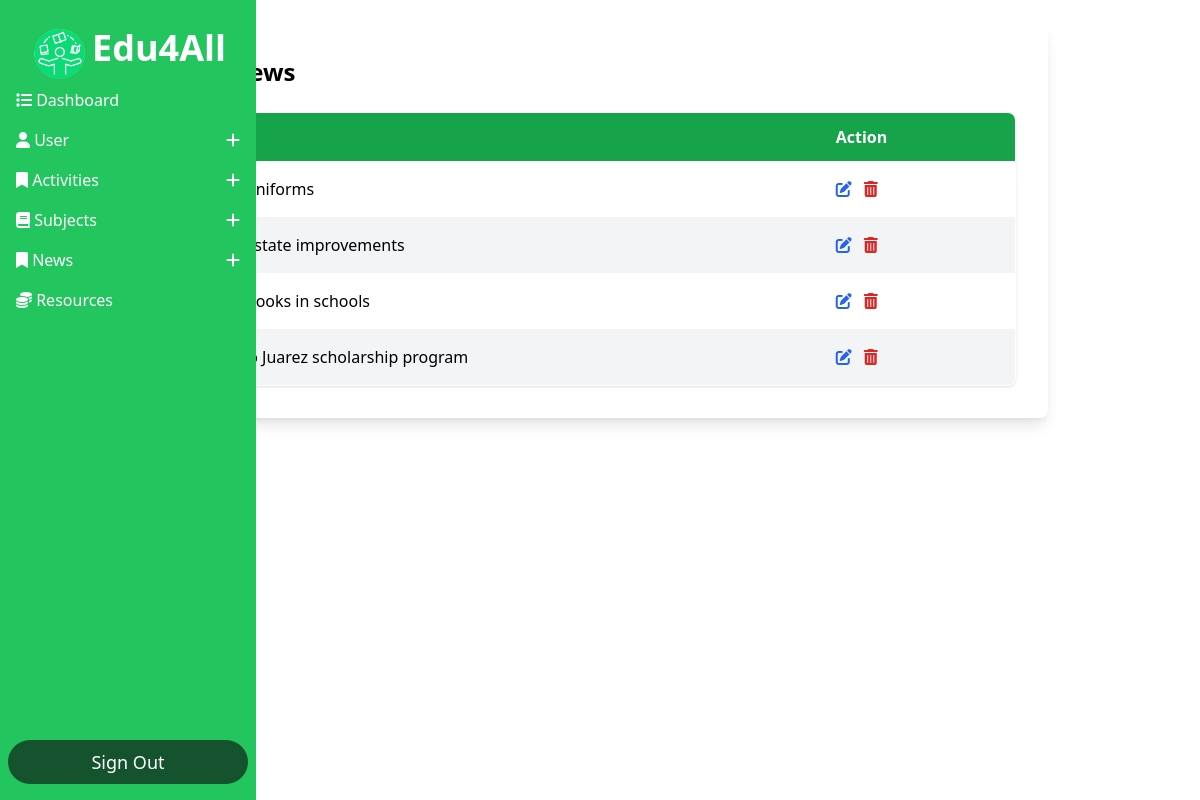
The page /Dashboard_Admin/dashboard.php?action=listar_noticia (signed in) on the database its author committed.
### tables this page shows
CREATE TABLE `reporte_gastos` (
  `id` int(2) NOT NULL,
  `titulo` varchar(45) NOT NULL,
  `fecha_publi` date NOT NULL,
  `reporte` longtext NOT NULL,
  `image` varchar(100) NOT NULL
);

### Conexion/conexion.php (called while the page is built, shortened)
<?php
	class Conexion
	{
		private $host='localhost';
		private $usuario='root';
		private $password = '';
		private $base='escuela';
		public $sentencia;
		private $conexion;
		private function abrir_conexion(){
			$this->conexion = new mysqli($this->host,$this->usuario,$this->password,$this->base);
		}
		public function obtener_sentencia(){
			$result = $this->conexion->query($this->sentencia);
			return $result;
		}
	}
?>

### Conexion/contacto.php (called while the page is built, shortened)
<?php
    include ("conexion.php");
    class Contacto extends Conexion {
        public function consultarnoticia() {
            $this->sentencia = "SELECT * FROM reporte_gastos;";
            return $this->obtener_sentencia();
        }
    }
?>

### Dashboard_Admin/listar_noticia.php (the view, shortened to what this page needs)
<?php
require_once("../Conexion/contacto.php");
$obj = new Contacto();
$resultado = $obj->consultarnoticia();
?>
<div class="max-w-4xl mx-auto bg-white p-8 rounded-lg shadow-lg">
    <h1 class="text-2xl font-bold mb-6">List news</h1>
    <table class="min-w-full table-auto border-collapse border border-gray-300 rounded-lg overflow-hidden shadow">
        <thead>
            <tr class="bg-green-600 text-white">
                <th class="px-6 py-3 text-left">Title</th>
                <th class="px-6 py-3 text-left">Action</th>
            </tr>
        </thead>
        <tbody>
            <?php while ($registro = $resultado->fetch_assoc()): ?>
                <tr class="even:bg-gray-100 hover:bg-gray-200">
                    <td class="px-6 py-4"><?php echo htmlspecialchars($registro["titulo"]); ?></td>
                    <td class="px-6 py-4">
                        <form action="" method="POST" style="display:inline;">
                            <button type="submit" name="modificarBtn" class="relative group text-blue-600 hover:text-blue-800 mr-2">
                                <i class="fas fa-edit"></i>
                            </button>
                        </form>
                        <a href="#" onclick="mostrarModal(<?php echo $registro['id']; ?>)" class="relative group text-red-600 hover:text-red-800">
                            <i class="fas fa-trash-alt"></i>
                        </a>
                    </td>
                </tr>
            <?php endwhile; ?>
        </tbody>
    </table>
</div>

### rows shown on the page
reporte_gastos: titulo "Free uniforms"
reporte_gastos: titulo "Real estate improvements"
reporte_gastos: titulo "Free books in schools"
reporte_gastos: titulo "Benito Juarez scholarship program"
